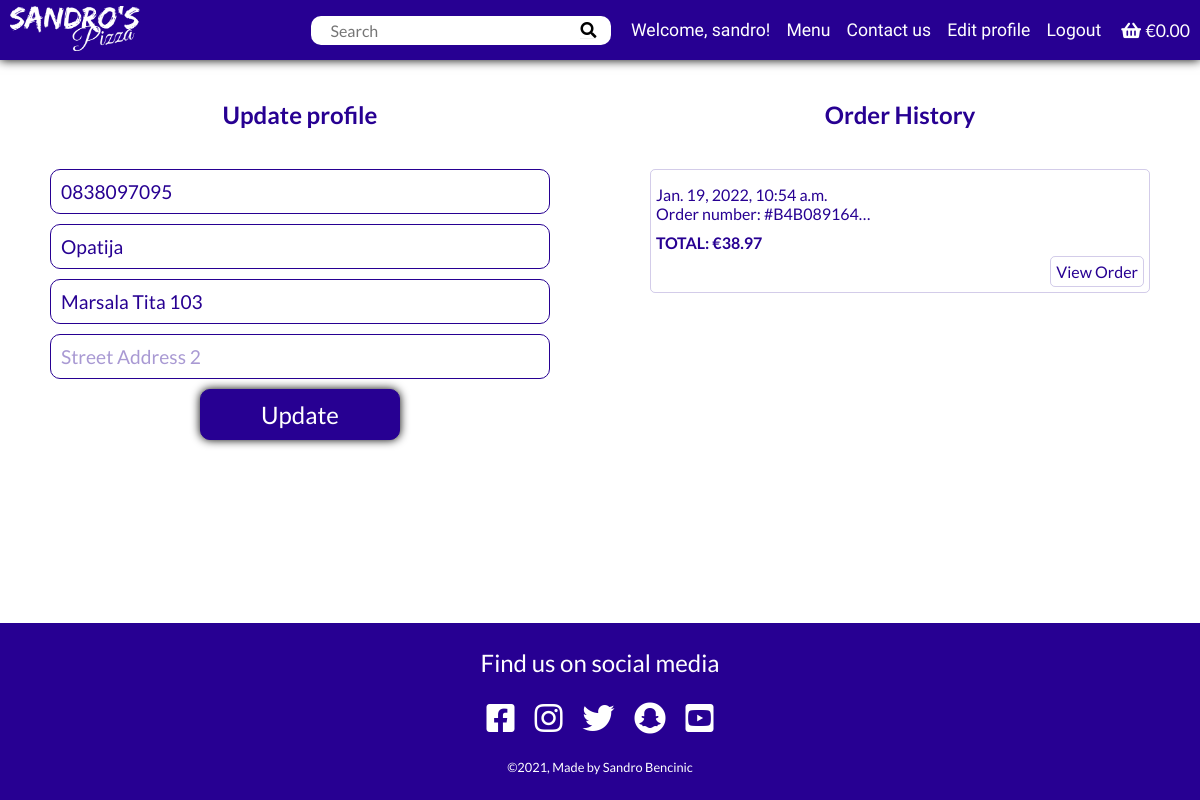
The page /profiles/profile/ (signed in) on the database as committed earlier.
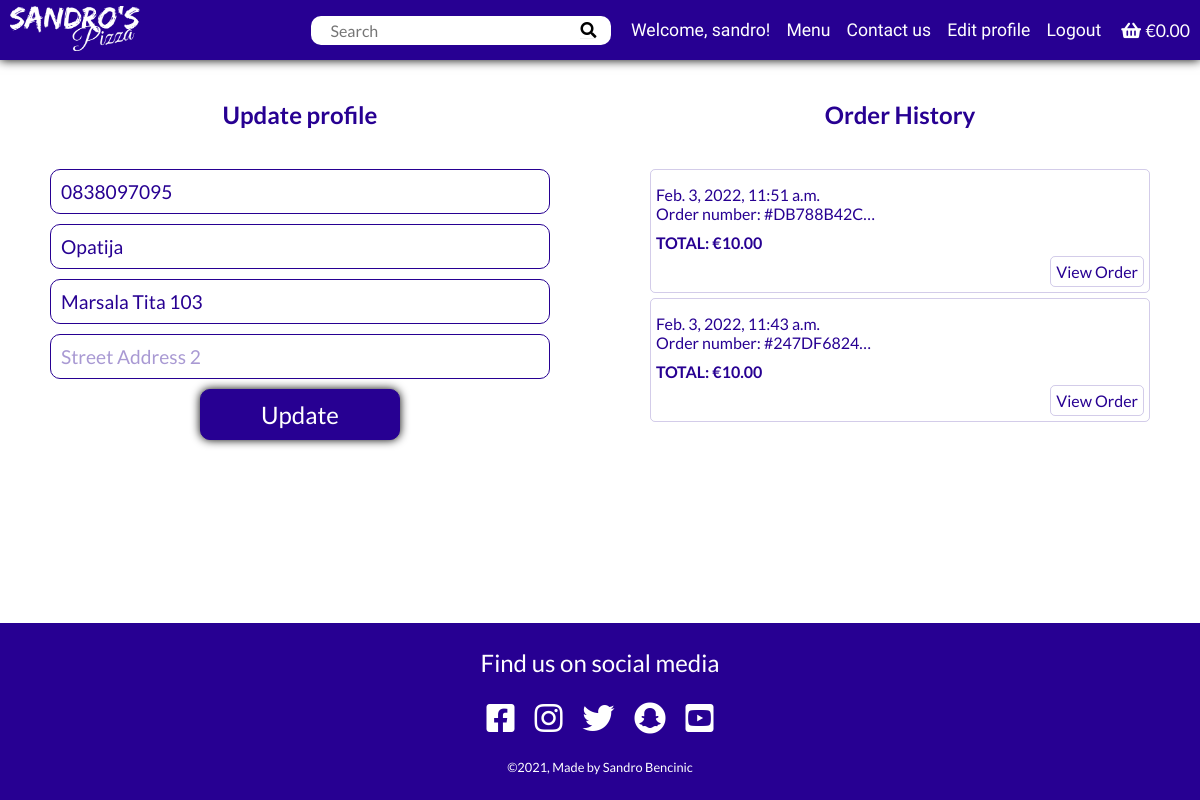
The same page on the database as committed later.
### profiles/models.py (models this page shows, shortened)
class UserProfile(models.Model):
    user = models.OneToOneField(User, on_delete=models.CASCADE)
    default_phone_number = models.CharField(
        max_length=20, null=True, blank=True)
    default_city = models.CharField(
        max_length=40, null=True, blank=True)
    default_street_address1 = models.CharField(
        max_length=80, null=True, blank=True)
    default_street_address2 = models.CharField(
        max_length=80, null=True, blank=True)

### checkout/models.py (models this page shows, shortened)
class Order(models.Model):
    user_profile = models.ForeignKey(
        UserProfile, on_delete=models.SET_NULL,
        null=True, blank=True, related_name='orders')
    full_name = models.CharField(max_length=100)
    email = models.EmailField(max_length=100)
    phone_number = models.CharField(max_length=100)
    street_address1 = models.CharField(max_length=100)
    street_address2 = models.CharField(max_length=100, null=True, blank=True)
    city = models.CharField(max_length=100)
    date = models.DateTimeField(auto_now_add=True)
    order_number = models.CharField(max_length=32, editable=False)
    order_total = models.DecimalField(
        max_digits=10, decimal_places=2, default=0, null=True)
    original_bag = models.TextField(null=False, blank=False, default='')
    stripe_pid = models.CharField(
        max_length=254, null=False, blank=False, default='')

### profiles/views.py (the view)
# urls.py: path('profile/', profile, name='profile'),
@login_required
def profile(request):
    get_profile = get_object_or_404(UserProfile, user=request.user)
    if request.method == 'POST':
        form = UserProfileForm(request.POST, instance=get_profile)
        if form.is_valid():
            form.save()
            messages.success(request, 'Profile updated successfully')
    form = UserProfileForm(instance=get_profile)
    orders = get_profile.orders.all()[::-1]
    context = {
        'form': form,
        'orders': orders
    }
    return render(request, 'profiles/profile.html', context)

### profiles/forms.py
class UserProfileForm(forms.ModelForm):
    class Meta:
        model = UserProfile
        exclude = ('user',)
    def __init__(self, *args, **kwargs):
        super().__init__(*args, **kwargs)
        placeholders = {
            'default_phone_number': 'Phone Number',
            'default_city': 'City',
            'default_street_address1': 'Street Address 1',
            'default_street_address2': 'Street Address 2',
        }
        self.fields['default_phone_number'].widget.attrs['autofocus'] = True
        for field in self.fields:
            if self.fields[field].required:
                placeholder = f'{placeholders[field]} *'
            else:
                placeholder = placeholders[field]
            self.fields[field].widget.attrs['placeholder'] = placeholder
            self.fields[field].label = False

### order/contexts.py (called while the page is built, shortened)
def contexts(request):
    bag_items = []
    grand_total = 0
    if request.user.is_authenticated:
        delivery_fee = 0
    else:
        delivery_fee = 2
    grand_total += delivery_fee
    order_time = None
    bag = request.session.get('bag', {})
    context = {
        'bag_items': bag_items,
        'grand_total': grand_total,
        'order_time': order_time,
        'delivery_fee': delivery_fee,
    }
    return context

### profiles/templates/profiles/profile.html (shortened to what this page needs)
{% extends 'base.html' %}
{% load static %}
{% block content %}
  <div class="profile-container">
    <div class="update-profile">
      <h2 class="update-profile__title">Update profile</h2>
      <form class="update-profile-form" action="{% url 'profile' %}" method="post">
        {{ form.as_p }}
        <button class="btn btn--update-profile" type="submit">Update</button>
      </form>
    </div>
    <div class="orderhistory">
      <h2 class="orderhistory__title">Order History</h2>
      {% if orders|length == 0  %}
        <p class="orderhistory__text">Your order history is empty.</p>
      {% else %}
        {% for order in orders %}
          <div class="orderhistory__item">
            <p class="orderhistory__date">{{ order.date }}</p>
            <p class="orderhistory__number">
              Order number: #{{ order.order_number|truncatechars:10 }}
            </p>
            <p class="orderhistory__total">TOTAL: €{{ order.order_total }}</p>
            <a class="orderhistory__btn" href="{% url 'saved_order' order.order_number %}">View Order</a>
          </div>
        {% endfor %}
      {% endif %}
    </div>
  </div>
{% endblock content %}

### templates/base.html (shortened to what this page needs)
{% load static %}
<!DOCTYPE html>
<html lang="en">
<head>
    <link rel="stylesheet" href="https://use.fontawesome.com/releases/v5.15.4/css/all.css">
    <link rel="stylesheet" href="https://cdnjs.cloudflare.com/ajax/libs/animate.css/4.1.1/animate.min.css">
    <link rel="stylesheet" href="{% static 'css/style.css' %}">
</head>
<body>
    <header class="navbar">
        <nav class="navbar__container">
            <a href="{% url 'index' %}">
                <img class="navbar__logo" src="{% static 'images/logo_bw.webp' %}" alt="Sandros pizza logo">
            </a>
            <div class="navbar__desktop-menu">
                <form class="navbar__search" action="{% url 'menu' %}" method="get" style="margin-right: 20px;">
                    <input class="search__input" type="text" name="q" placeholder="Search">
                    <button class="search__btn">
                        <i class="fas fa-search"></i>
                    </button>
                </form>
                <ul class="navbar__links">
                    {% if user.is_authenticated %}
                    <li class="navbar__user-desktop">
                        Welcome, {{ request.user }}!
                    </li>
                    {% endif %}
                    <li class="navbar__link">
                        <a href="{% url 'menu' %}">Menu</a>
                    </li>
                    <li class="navbar__link">
                        <a href="{% url 'contact' %}">Contact us</a>
                    </li>
                    {% if user.is_authenticated %}
                    <li class="navbar__link">
                        <a href="{% url 'profile' %}">Edit profile</a>
                    </li>
                    <li class="navbar__link">
                        <a href="{% url 'account_logout' %}">Logout</a>
                    </li>
                    {% endif %}
                    <li class="navbar__link" style="margin-left: 20px;">
                        <a href="{% url 'order' %}">
                            <i class="fas fa-shopping-basket"></i>
                            {% if bag_items %}
                            <span>€{{ grand_total|floatformat:2 }}</span>
                            {% else %}
                            <span>€0.00</span>
                            {% endif %}
                        </a>
                    </li>
                </ul>
            </div>
        </nav>
    </header>
    <div class="main-container">
        {% block content %}
        {% endblock content %}
    </div>
    <footer class="footer">
        <p class="footer__title">Find us on social media</p>
        <ul class="footer__links">
        <li>
            <a href="https://www.facebook.com/" target="_blank"
            aria-label="link to facebook (opens in new tab)" rel="noopener">
            <i class="fab fa-facebook-square"></i>
            </a>
        </li>
        <li>
            <a href="https://www.instagram.com/" target="_blank"
            aria-label="link to instagram (opens in new tab)" rel="noopener">
            <i class="fab fa-instagram"></i>
            </a>
        </li>
        <li>
            <a href="https://twitter.com/" target="_blank"
            aria-label="link to twitter (opens in new tab)" rel="noopener">
            <i class="fab fa-twitter"></i>
            </a>
        </li>
        <li>
            <a href="https://www.snapchat.com/" target="_blank"
            aria-label="link to snapchat (opens in new tab)" rel="noopener">
            <i class="fab fa-snapchat"></i>
            </a>
        </li>
        <li>
            <a href="https://www.youtube.com/" target="_blank"
            aria-label="link to youtube (opens in new tab)" rel="noopener">
            <i class="fab fa-youtube-square"></i>
            </a>
        </li>
        </ul>
        <p class="footer__copyright">©2021, Made by Sandro Bencinic</p>
    </footer>
</body>
</html>

Rows that differ between the two databases and show on the page:
removed Order: date "Jan. 19, 2022, 10:54 a.m.", order_number "B4B089164…", order_total "38.97"
added Order: date "Feb. 3, 2022, 11:51 a.m.", order_number "DB788B42C…", order_total "10.00"
added Order: date "Feb. 3, 2022, 11:43 a.m.", order_number "247DF6824…", order_total "10.00"
